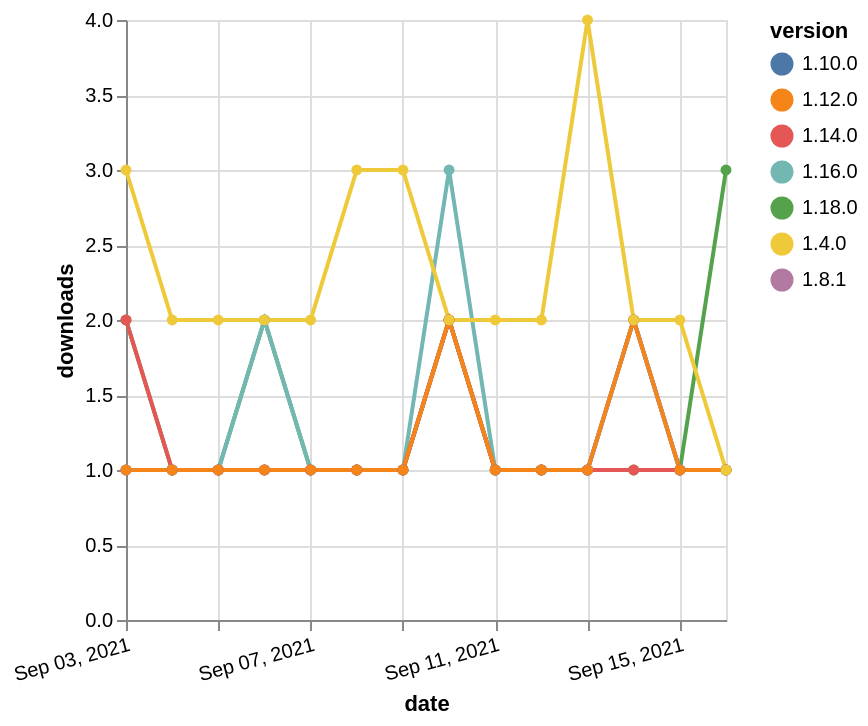

Write a Vega-Lite specification for this figure.
### Vega-Lite specification from a JSON file in a GitHub repository (floating-point values rounded to 4 significant figures)
{"$schema": "https://vega.github.io/schema/vega-lite/v5.json", "description": "A simple bar chart with embedded data.", "data": {"values": [{"date": "2021-09-03", "total": 119, "delta": 2, "version": "1.18.0"}, {"date": "2021-09-04", "total": 120, "delta": 1, "version": "1.18.0"}, {"date": "2021-09-05", "total": 121, "delta": 1, "version": "1.18.0"}, {"date": "2021-09-06", "total": 123, "delta": 2, "version": "1.18.0"}, {"date": "2021-09-07", "total": 124, "delta": 1, "version": "1.18.0"}, {"date": "2021-09-08", "total": 125, "delta": 1, "version": "1.18.0"}, {"date": "2021-09-09", "total": 126, "delta": 1, "version": "1.18.0"}, {"date": "2021-09-10", "total": 128, "delta": 2, "version": "1.18.0"}, {"date": "2021-09-11", "total": 129, "delta": 1, "version": "1.18.0"}, {"date": "2021-09-12", "total": 130, "delta": 1, "version": "1.18.0"}, {"date": "2021-09-13", "total": 131, "delta": 1, "version": "1.18.0"}, {"date": "2021-09-14", "total": 132, "delta": 1, "version": "1.18.0"}, {"date": "2021-09-15", "total": 133, "delta": 1, "version": "1.18.0"}, {"date": "2021-09-16", "total": 136, "delta": 3, "version": "1.18.0"}, {"date": "2021-09-03", "total": 214, "delta": 1, "version": "1.10.0"}, {"date": "2021-09-04", "total": 215, "delta": 1, "version": "1.10.0"}, {"date": "2021-09-05", "total": 216, "delta": 1, "version": "1.10.0"}, {"date": "2021-09-06", "total": 217, "delta": 1, "version": "1.10.0"}, {"date": "2021-09-07", "total": 218, "delta": 1, "version": "1.10.0"}, {"date": "2021-09-08", "total": 219, "delta": 1, "version": "1.10.0"}, {"date": "2021-09-09", "total": 220, "delta": 1, "version": "1.10.0"}, {"date": "2021-09-10", "total": 222, "delta": 2, "version": "1.10.0"}, {"date": "2021-09-11", "total": 223, "delta": 1, "version": "1.10.0"}, {"date": "2021-09-12", "total": 224, "delta": 1, "version": "1.10.0"}, {"date": "2021-09-13", "total": 225, "delta": 1, "version": "1.10.0"}, {"date": "2021-09-14", "total": 227, "delta": 2, "version": "1.10.0"}, {"date": "2021-09-15", "total": 228, "delta": 1, "version": "1.10.0"}, {"date": "2021-09-16", "total": 229, "delta": 1, "version": "1.10.0"}, {"date": "2021-09-03", "total": 184, "delta": 1, "version": "1.16.0"}, {"date": "2021-09-04", "total": 185, "delta": 1, "version": "1.16.0"}, {"date": "2021-09-05", "total": 186, "delta": 1, "version": "1.16.0"}, {"date": "2021-09-06", "total": 188, "delta": 2, "version": "1.16.0"}, {"date": "2021-09-07", "total": 189, "delta": 1, "version": "1.16.0"}, {"date": "2021-09-08", "total": 190, "delta": 1, "version": "1.16.0"}, {"date": "2021-09-09", "total": 191, "delta": 1, "version": "1.16.0"}, {"date": "2021-09-10", "total": 194, "delta": 3, "version": "1.16.0"}, {"date": "2021-09-11", "total": 195, "delta": 1, "version": "1.16.0"}, {"date": "2021-09-12", "total": 196, "delta": 1, "version": "1.16.0"}, {"date": "2021-09-13", "total": 197, "delta": 1, "version": "1.16.0"}, {"date": "2021-09-14", "total": 199, "delta": 2, "version": "1.16.0"}, {"date": "2021-09-15", "total": 200, "delta": 1, "version": "1.16.0"}, {"date": "2021-09-16", "total": 201, "delta": 1, "version": "1.16.0"}, {"date": "2021-09-03", "total": 257, "delta": 1, "version": "1.8.1"}, {"date": "2021-09-04", "total": 258, "delta": 1, "version": "1.8.1"}, {"date": "2021-09-05", "total": 259, "delta": 1, "version": "1.8.1"}, {"date": "2021-09-06", "total": 260, "delta": 1, "version": "1.8.1"}, {"date": "2021-09-07", "total": 261, "delta": 1, "version": "1.8.1"}, {"date": "2021-09-08", "total": 262, "delta": 1, "version": "1.8.1"}, {"date": "2021-09-09", "total": 263, "delta": 1, "version": "1.8.1"}, {"date": "2021-09-10", "total": 265, "delta": 2, "version": "1.8.1"}, {"date": "2021-09-11", "total": 266, "delta": 1, "version": "1.8.1"}, {"date": "2021-09-12", "total": 267, "delta": 1, "version": "1.8.1"}, {"date": "2021-09-13", "total": 268, "delta": 1, "version": "1.8.1"}, {"date": "2021-09-14", "total": 270, "delta": 2, "version": "1.8.1"}, {"date": "2021-09-15", "total": 271, "delta": 1, "version": "1.8.1"}, {"date": "2021-09-16", "total": 272, "delta": 1, "version": "1.8.1"}, {"date": "2021-09-03", "total": 170, "delta": 2, "version": "1.14.0"}, {"date": "2021-09-04", "total": 171, "delta": 1, "version": "1.14.0"}, {"date": "2021-09-05", "total": 172, "delta": 1, "version": "1.14.0"}, {"date": "2021-09-06", "total": 173, "delta": 1, "version": "1.14.0"}, {"date": "2021-09-07", "total": 174, "delta": 1, "version": "1.14.0"}, {"date": "2021-09-08", "total": 175, "delta": 1, "version": "1.14.0"}, {"date": "2021-09-09", "total": 176, "delta": 1, "version": "1.14.0"}, {"date": "2021-09-10", "total": 178, "delta": 2, "version": "1.14.0"}, {"date": "2021-09-11", "total": 179, "delta": 1, "version": "1.14.0"}, {"date": "2021-09-12", "total": 180, "delta": 1, "version": "1.14.0"}, {"date": "2021-09-13", "total": 181, "delta": 1, "version": "1.14.0"}, {"date": "2021-09-14", "total": 182, "delta": 1, "version": "1.14.0"}, {"date": "2021-09-15", "total": 183, "delta": 1, "version": "1.14.0"}, {"date": "2021-09-16", "total": 184, "delta": 1, "version": "1.14.0"}, {"date": "2021-09-03", "total": 191, "delta": 1, "version": "1.12.0"}, {"date": "2021-09-04", "total": 192, "delta": 1, "version": "1.12.0"}, {"date": "2021-09-05", "total": 193, "delta": 1, "version": "1.12.0"}, {"date": "2021-09-06", "total": 194, "delta": 1, "version": "1.12.0"}, {"date": "2021-09-07", "total": 195, "delta": 1, "version": "1.12.0"}, {"date": "2021-09-08", "total": 196, "delta": 1, "version": "1.12.0"}, {"date": "2021-09-09", "total": 197, "delta": 1, "version": "1.12.0"}, {"date": "2021-09-10", "total": 199, "delta": 2, "version": "1.12.0"}, {"date": "2021-09-11", "total": 200, "delta": 1, "version": "1.12.0"}, {"date": "2021-09-12", "total": 201, "delta": 1, "version": "1.12.0"}, {"date": "2021-09-13", "total": 202, "delta": 1, "version": "1.12.0"}, {"date": "2021-09-14", "total": 204, "delta": 2, "version": "1.12.0"}, {"date": "2021-09-15", "total": 205, "delta": 1, "version": "1.12.0"}, {"date": "2021-09-16", "total": 206, "delta": 1, "version": "1.12.0"}, {"date": "2021-09-03", "total": 2379, "delta": 3, "version": "1.4.0"}, {"date": "2021-09-04", "total": 2381, "delta": 2, "version": "1.4.0"}, {"date": "2021-09-05", "total": 2383, "delta": 2, "version": "1.4.0"}, {"date": "2021-09-06", "total": 2385, "delta": 2, "version": "1.4.0"}, {"date": "2021-09-07", "total": 2387, "delta": 2, "version": "1.4.0"}, {"date": "2021-09-08", "total": 2390, "delta": 3, "version": "1.4.0"}, {"date": "2021-09-09", "total": 2393, "delta": 3, "version": "1.4.0"}, {"date": "2021-09-10", "total": 2395, "delta": 2, "version": "1.4.0"}, {"date": "2021-09-11", "total": 2397, "delta": 2, "version": "1.4.0"}, {"date": "2021-09-12", "total": 2399, "delta": 2, "version": "1.4.0"}, {"date": "2021-09-13", "total": 2403, "delta": 4, "version": "1.4.0"}, {"date": "2021-09-14", "total": 2405, "delta": 2, "version": "1.4.0"}, {"date": "2021-09-15", "total": 2407, "delta": 2, "version": "1.4.0"}, {"date": "2021-09-16", "total": 2408, "delta": 1, "version": "1.4.0"}]}, "width": "container", "mark": {"type": "line", "point": {"filled": true}}, "encoding": {"x": {"field": "date", "type": "temporal", "timeUnit": "yearmonthdate", "title": "date", "axis": {"labelAngle": -15}}, "y": {"field": "delta", "type": "quantitative", "title": "downloads"}, "color": {"field": "version", "type": "nominal"}, "tooltip": {"field": "delta"}}}
